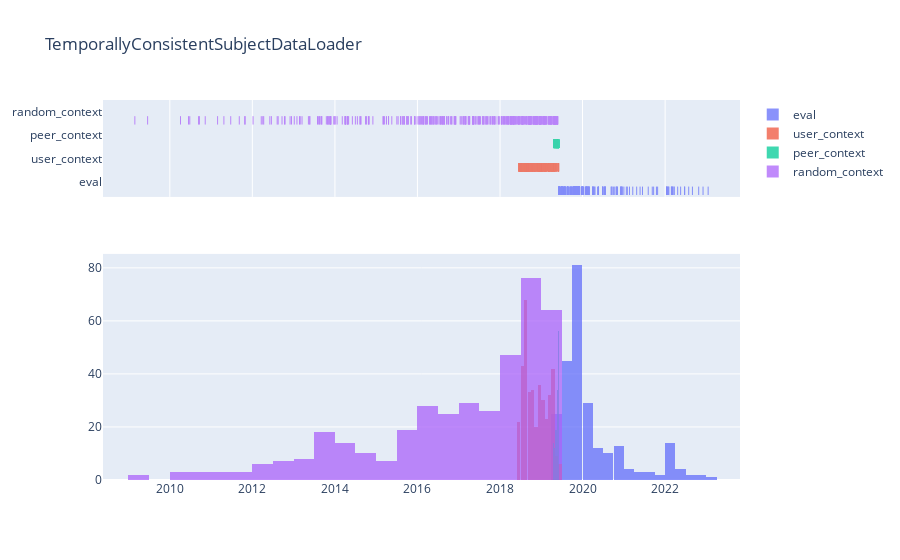

Notebook source saved alongside this figure:
### Code cell
timelines(dataset2, title="TemporallyConsistentSubjectDataLoader")

### Figure 1 — Plotly figure (JSON) as saved in the notebook; plotly's stock layout.template omitted (floating-point values rounded to 4 significant figures; data arrays with more than 128 entries replaced by an {"elided": "..."} marker saying what was removed)
{"data": [{"boxpoints": "all", "fillcolor": "rgba(255,255,255,0)", "hoveron": "points", "hovertext": {"elided": "250 str values"}, "jitter": 0, "line": {"color": "rgba(255,255,255,0)"}, "marker": {"color": "#636EFA", "symbol": "line-ns-open"}, "name": "eval", "opacity": 0.75, "showlegend": false, "type": "box", "x": {"elided": "250 str values"}, "xaxis": "x", "yaxis": "y"}, {"marker": {"color": "#636EFA"}, "name": "eval", "opacity": 0.75, "type": "histogram", "x": {"elided": "250 str values"}, "xaxis": "x2", "yaxis": "y2"}, {"boxpoints": "all", "fillcolor": "rgba(255,255,255,0)", "hoveron": "points", "hovertext": {"elided": "398 str values"}, "jitter": 0, "line": {"color": "rgba(255,255,255,0)"}, "marker": {"color": "#EF553B", "symbol": "line-ns-open"}, "name": "user_context", "opacity": 0.75, "showlegend": false, "type": "box", "x": {"elided": "398 str values"}, "xaxis": "x", "yaxis": "y"}, {"marker": {"color": "#EF553B"}, "name": "user_context", "opacity": 0.75, "type": "histogram", "x": {"elided": "398 str values"}, "xaxis": "x2", "yaxis": "y2"}, {"boxpoints": "all", "fillcolor": "rgba(255,255,255,0)", "hoveron": "points", "hovertext": {"elided": "398 str values"}, "jitter": 0, "line": {"color": "rgba(255,255,255,0)"}, "marker": {"color": "#00CC96", "symbol": "line-ns-open"}, "name": "peer_context", "opacity": 0.75, "showlegend": false, "type": "box", "x": {"elided": "398 str values"}, "xaxis": "x", "yaxis": "y"}, {"marker": {"color": "#00CC96"}, "name": "peer_context", "opacity": 0.75, "type": "histogram", "x": {"elided": "398 str values"}, "xaxis": "x2", "yaxis": "y2"}, {"boxpoints": "all", "fillcolor": "rgba(255,255,255,0)", "hoveron": "points", "hovertext": {"elided": "398 str values"}, "jitter": 0, "line": {"color": "rgba(255,255,255,0)"}, "marker": {"color": "#AB63FA", "symbol": "line-ns-open"}, "name": "random_context", "opacity": 0.75, "showlegend": false, "type": "box", "x": {"elided": "398 str values"}, "xaxis": "x", "yaxis": "y"}, {"marker": {"color": "#AB63FA"}, "name": "random_context", "opacity": 0.75, "type": "histogram", "x": {"elided": "398 str values"}, "xaxis": "x2", "yaxis": "y2"}], "layout": {"barmode": "overlay", "title": {"text": "TemporallyConsistentSubjectDataLoader"}, "xaxis": {"anchor": "y", "domain": [0, 1], "matches": "x2", "showticklabels": false}, "xaxis2": {"anchor": "y2", "domain": [0, 1]}, "yaxis": {"anchor": "x", "domain": [0.745, 1]}, "yaxis2": {"anchor": "x2", "domain": [0, 0.595]}}}
